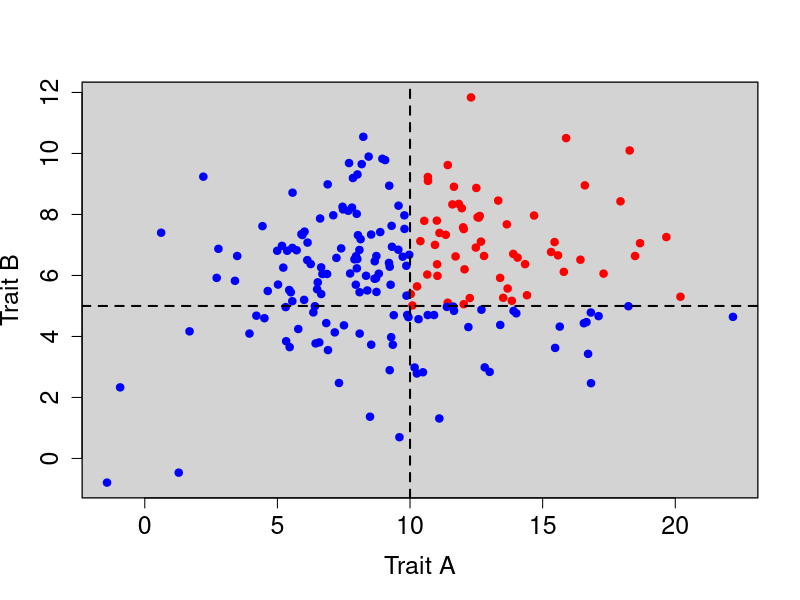
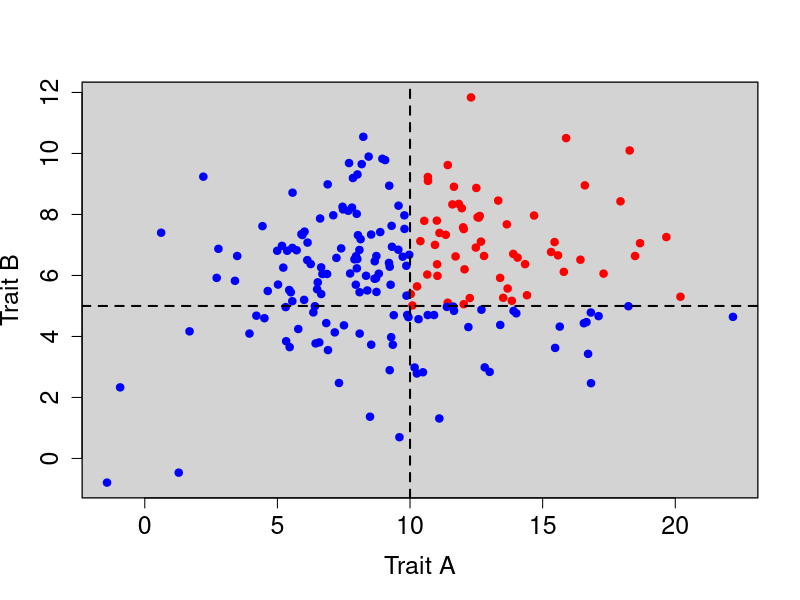
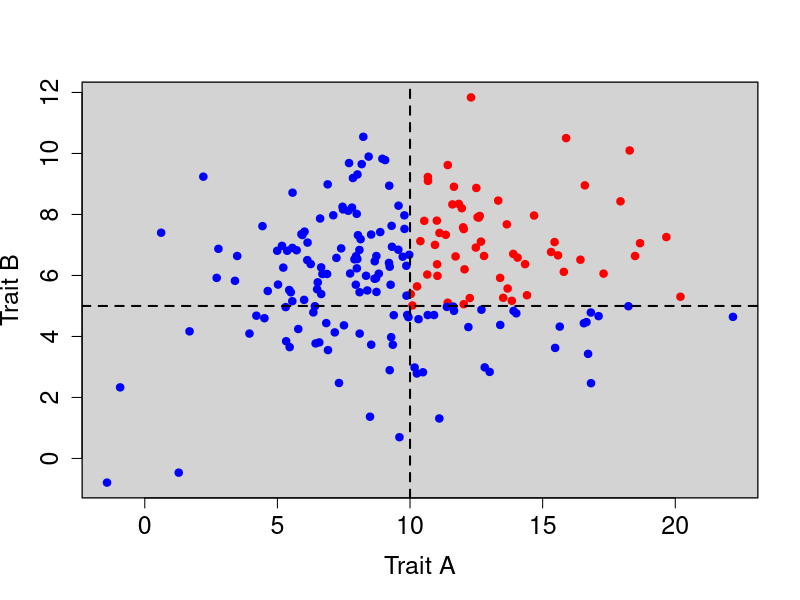
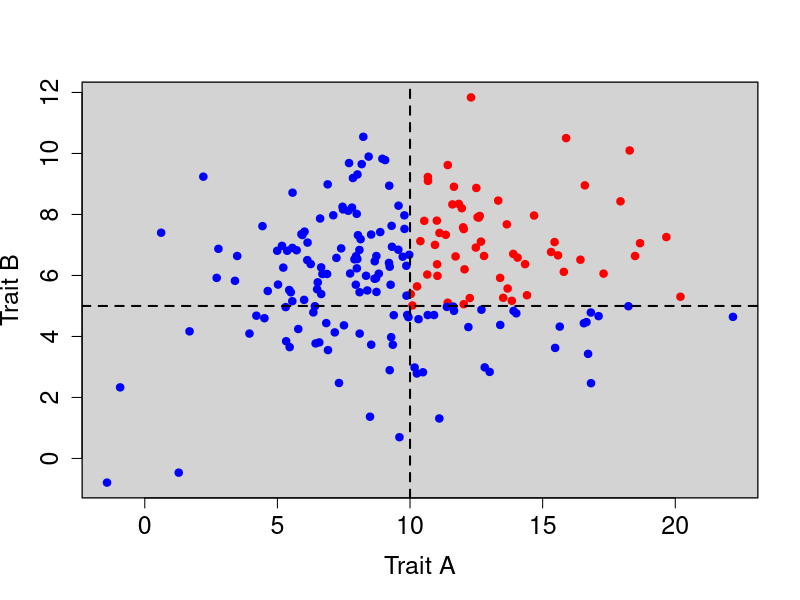

R code for these plots, in order:
## ---- chunk 1
#| echo: true

set.seed(1234)
x <- rnorm(200, mean = 10, sd = 4)
y <- rnorm(200, mean = 6, sd = 2)

dat <- data.frame(x,y)

# Visualize the scatter plot of traits A and B
plot(x,y, pch=19, ylim = c(min(dat$y), max(dat$y)),xlim = c(min(dat$x), max(dat$x)),
     rect(par("usr")[1], par("usr")[3],
          par("usr")[2], par("usr")[4], col = "lightgrey"),
     cex.lab=1.5, cex.axis=1.5,
     xlab="Trait A", ylab="Trait B",col=ifelse(x > 10 & y >5, 'red', 'blue'))
abline(v=10, h=5, col="black", lwd = 2, lty = 2)

## ---- chunk 2
#| echo: true

set.seed(1234)
x <- rnorm(200, mean = 10, sd = 4)
y <- rnorm(200, mean = 6, sd = 2)

dat <- data.frame(x,y)

# Visualize the scatter plot of traits A and B
plot(x,y, pch=19, ylim = c(min(dat$y), max(dat$y)),xlim = c(min(dat$x), max(dat$x)),
     rect(par("usr")[1], par("usr")[3],
          par("usr")[2], par("usr")[4], col = "lightgrey"),
     cex.lab=1.5, cex.axis=1.5,
     xlab="Trait A", ylab="Trait B",col=ifelse(x > 10 & y >5, 'red', 'blue'))
abline(v=10, h=5, col="black", lwd = 2, lty = 2)

## ---- chunk 3
#| echo: true

set.seed(1234)
x <- rnorm(200, mean = 10, sd = 4)
y <- rnorm(200, mean = 6, sd = 2)

dat <- data.frame(x,y)

# Visualize the scatter plot of traits A and B
plot(x,y, pch=19, ylim = c(min(dat$y), max(dat$y)),xlim = c(min(dat$x), max(dat$x)),
     rect(par("usr")[1], par("usr")[3],
          par("usr")[2], par("usr")[4], col = "lightgrey"),
     cex.lab=1.5, cex.axis=1.5,
     xlab="Trait A", ylab="Trait B",col=ifelse(x > 10 & y >5, 'red', 'blue'))
abline(v=10, h=5, col="black", lwd = 2, lty = 2)

## ---- chunk 4
#| echo: true

set.seed(1234)
x <- rnorm(200, mean = 10, sd = 4)
y <- rnorm(200, mean = 6, sd = 2)

dat <- data.frame(x,y)

# Visualize the scatter plot of traits A and B
plot(x,y, pch=19, ylim = c(min(dat$y), max(dat$y)),xlim = c(min(dat$x), max(dat$x)),
     rect(par("usr")[1], par("usr")[3],
          par("usr")[2], par("usr")[4], col = "lightgrey"),
     cex.lab=1.5, cex.axis=1.5,
     xlab="Trait A", ylab="Trait B",col=ifelse(x > 10 & y >5, 'red', 'blue'))
abline(v=10, h=5, col="black", lwd = 2, lty = 2)

